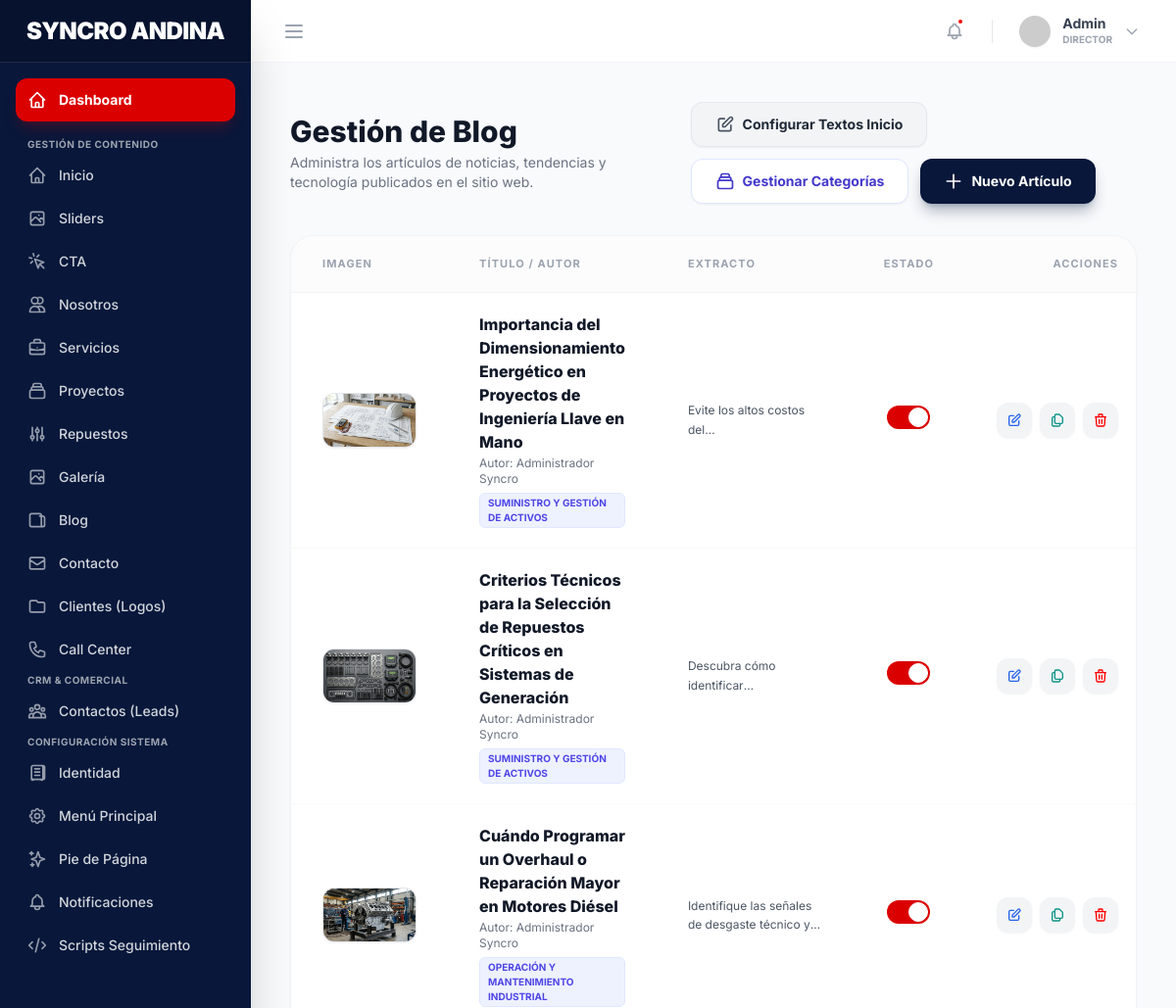
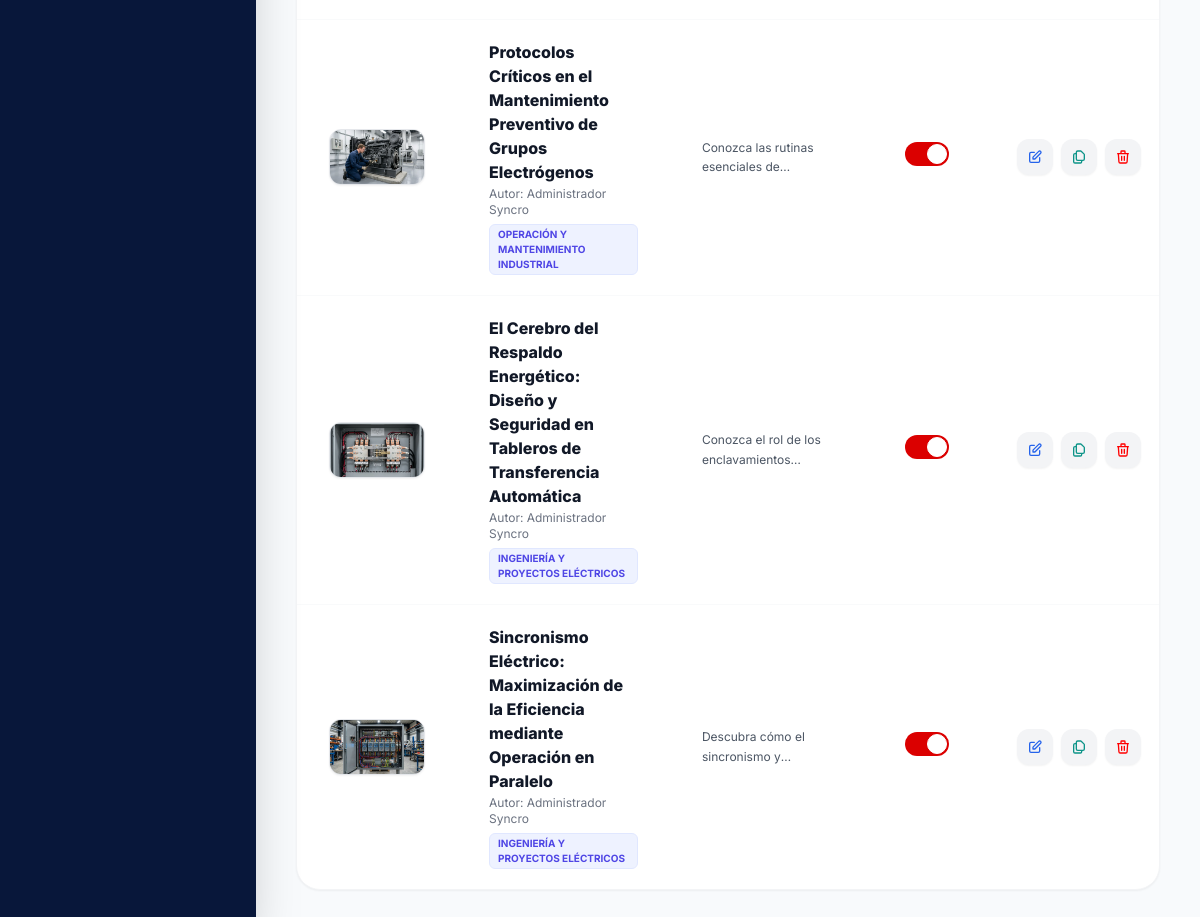
Screenshot of /admin/blog (signed in) with the database file from the repository (2 pictures, top to bottom).
### tables this page shows
CREATE TABLE `blog_posts` (
  `id` int NOT NULL AUTO_INCREMENT,
  `author_id` int DEFAULT NULL,
  `category_id` int DEFAULT NULL,
  `title` varchar(255) NOT NULL,
  `slug` varchar(255) NOT NULL,
  `excerpt` text,
  `content` longtext,
  `image` varchar(255) DEFAULT NULL,
  `image_alt` varchar(255) DEFAULT NULL,
  `cta_tagline` varchar(255) DEFAULT NULL,
  `cta_title` varchar(255) DEFAULT NULL,
  `cta_description` text,
  `cta_btn_text` varchar(255) DEFAULT NULL,
  `status` enum('draft','published') DEFAULT 'draft',
  `published_at` timestamp NULL DEFAULT NULL,
  `created_at` timestamp NULL DEFAULT CURRENT_TIMESTAMP,
  `updated_at` timestamp NULL DEFAULT CURRENT_TIMESTAMP ON UPDATE CURRENT_TIMESTAMP,
  `deleted_at` timestamp NULL DEFAULT NULL,
  PRIMARY KEY (`id`),
  UNIQUE KEY `slug` (`slug`),
  KEY `author_id` (`author_id`),
  KEY `fk_blog_post_category` (`category_id`),
  CONSTRAINT `blog_posts_ibfk_1` FOREIGN KEY (`author_id`) REFERENCES `users` (`id`) ON DELETE SET NULL,
  CONSTRAINT `fk_blog_post_category` FOREIGN KEY (`category_id`) REFERENCES `blog_categories` (`id`) ON DELETE SET NULL
);

CREATE TABLE `users` (
  `id` int NOT NULL AUTO_INCREMENT,
  `name` varchar(255) NOT NULL,
  `email` varchar(255) NOT NULL,
  `password` varchar(255) NOT NULL,
  `role` enum('admin','editor') DEFAULT 'admin',
  `created_at` timestamp NULL DEFAULT CURRENT_TIMESTAMP,
  `updated_at` timestamp NULL DEFAULT CURRENT_TIMESTAMP ON UPDATE CURRENT_TIMESTAMP,
  `deleted_at` timestamp NULL DEFAULT NULL,
  PRIMARY KEY (`id`),
  UNIQUE KEY `email` (`email`)
);

CREATE TABLE `blog_categories` (
  `id` int NOT NULL AUTO_INCREMENT,
  `name` varchar(100) NOT NULL,
  `slug` varchar(100) NOT NULL,
  `created_at` timestamp NULL DEFAULT CURRENT_TIMESTAMP,
  PRIMARY KEY (`id`),
  UNIQUE KEY `slug` (`slug`)
);

### app/Controllers/AdminController.php (called while the page is built, shortened)
<?php
class AdminController extends Controller {
    protected function adminView($name, $data = []) {
        extract($data);
        require __DIR__ . '/../views/admin/layout/header.php';
        require __DIR__ . '/../views/admin/layout/sidebar.php';
        require __DIR__ . '/../views/admin/layout/topbar.php';
        require __DIR__ . "/../views/admin/{$name}.php";
        require __DIR__ . '/../views/admin/layout/footer.php';
    }
    public function blog() {
        $postModel = new \App\Models\BlogPost();
        $settingModel = new \App\Models\Setting();
        $categoryModel = new \App\Models\BlogCategory();
        $posts = $postModel->getAllActive();
        $settings = $settingModel->getAll();
        $categories = $categoryModel->getAll();
        return $this->adminView('blog/index', [
            'title' => 'Gestión de Blog',
            'posts' => $posts,
            'settings' => $settings,
            'categories' => $categories
        ]);
    }
}

### core/Router.php (called while the page is built, shortened)
<?php
class Router {
    protected $routes = [
        'GET' => [],
        'POST' => []
    ];
    public function get($uri, $controller) {
        $this->routes['GET'][$uri] = $controller;
    }
    public function post($uri, $controller) {
        $this->routes['POST'][$uri] = $controller;
    }
    public function direct($uri, $requestType) {
        if (array_key_exists($uri, $this->routes[$requestType])) {
            return $this->callAction(
                ...explode('@', $this->routes[$requestType][$uri])
            );
        }
        throw new \Exception('No se definió ninguna ruta para esta URI.');
    }
    protected function callAction($controller, $action, ...$parameters) {
        $controller = new $controller;
        return $controller->$action(...$parameters);
    }
}

### public/index.php (called while the page is built, shortened)
<?php
require __DIR__ . '/../app/helpers.php';
$router = new Router();
$requestUri = parse_url($_SERVER['REQUEST_URI'], PHP_URL_PATH);
$scriptName = dirname($_SERVER['SCRIPT_NAME']);
$uri = $requestUri;
if ($scriptName !== '/' && $scriptName !== '\\') {
    $scriptName = str_replace('\\', '/', $scriptName);
    if (strpos($uri, $scriptName) === 0) {
        $uri = substr($uri, strlen($scriptName));
    }
}
$uri = trim($uri, '/');
$method = $_SERVER['REQUEST_METHOD'];
try {
    $router->direct($uri, $method);
} catch (Exception $e) {
    error_log("EXCEPCION CAPTURADA: " . $e->getMessage() . " en " . $e->getFile() . ":" . $e->getLine() . "\n" . $e->getTraceAsString());
    $controller = new \App\Controllers\PageController();
    $controller->error404("La página o dirección web solicitada no existe.");
}

### config/database.php (called while the page is built)
<?php
return [
    'host' => '127.0.0.1',
    'dbname' => 'syncroandina_db',
    'username' => 'root',
    'password' => 'root',
    'charset' => 'utf8mb4',
    'options' => [
        PDO::ATTR_ERRMODE => PDO::ERRMODE_EXCEPTION,
        PDO::ATTR_DEFAULT_FETCH_MODE => PDO::FETCH_ASSOC,
        PDO::ATTR_EMULATE_PREPARES => false,
    ]
];

### core/Model.php (called while the page is built, shortened)
<?php
class Model {
    public function __construct() {
        $config = require __DIR__ . '/../config/database.php';
        try {
            $this->db = new PDO(
                "mysql:host={$config['host']};dbname={$config['dbname']};charset={$config['charset']}",
                $config['username'],
                $config['password'],
                $config['options']
            );
        } catch (PDOException $e) {
            die("Error de conexión a la base de datos: " . $e->getMessage());
        }
    }
}

### app/Models/BlogPost.php (called while the page is built, shortened)
<?php
class BlogPost extends Model {
    protected $table = 'blog_posts';
    public function getAllActive() {
        $sql = "SELECT p.*, u.name as author_name, c.name as category_name
                FROM {$this->table} p
                LEFT JOIN users u ON p.author_id = u.id
                LEFT JOIN blog_categories c ON p.category_id = c.id
                WHERE p.deleted_at IS NULL
                ORDER BY p.created_at DESC";
        $stmt = $this->db->query($sql);
        return $stmt->fetchAll(PDO::FETCH_ASSOC);
    }
}

### app/helpers.php (called while the page is built, shortened)
<?php
function asset($path) {
    $base = dirname($_SERVER['SCRIPT_NAME']);
    $base = ($base === '/' || $base === '\\') ? '' : $base;
    $base = str_replace('\\', '/', $base);
    $path = '/' . ltrim($path, '/');
    return $base . $path;
}
function url($path = '') {
    $base = dirname($_SERVER['SCRIPT_NAME']);
    $base = ($base === '/' || $base === '\\') ? '' : $base;
    $base = str_replace('\\', '/', $base);
    $path = '/' . ltrim($path, '/');
    return $base . $path;
}

### app/views/admin/blog/index.php (the view, shortened to what this page needs)
<link href="https://cdn.quilljs.com/1.3.6/quill.snow.css" rel="stylesheet">
<div class="mb-8 flex flex-col sm:flex-row justify-between items-center gap-4">
    <div>
        <h1 class="text-3xl font-extrabold text-gray-900">Gestión de Blog</h1>
        <p class="text-gray-500 text-sm mt-1">Administra los artículos de noticias, tendencias y tecnología publicados en el sitio web.</p>
    </div>
    <div class="flex flex-wrap gap-3">
        <button onclick="openSettingsModal()" class="bg-gray-100 hover:bg-gray-200 text-gray-800 px-6 py-3 rounded-xl text-sm font-bold transition-colors flex items-center gap-2 border border-gray-200 shadow-sm">
            <svg class="w-5 h-5 text-gray-600" fill="none" stroke="currentColor" viewBox="0 0 24 24"><path stroke-linecap="round" stroke-linejoin="round" stroke-width="2" d="M11 5H6a2 2 0 00-2 2v11a2 2 0 002 2h11a2 2 0 002-2v-5m-1.414-9.414a2 2 0 112.828 2.828L11.828 15H9v-2.828l8.586-8.586z"></path></svg>
            Configurar Textos Inicio
        </button>
        <button onclick="openCategoriesModal()" class="bg-white border border-indigo-100 text-indigo-700 hover:bg-indigo-50 px-6 py-3 rounded-xl text-sm font-bold transition-all flex items-center gap-2 shadow-sm">
            <svg class="w-5 h-5" fill="none" stroke="currentColor" viewBox="0 0 24 24"><path stroke-linecap="round" stroke-linejoin="round" stroke-width="2" d="M19 11H5m14 0a2 2 0 012 2v6a2 2 0 01-2 2H5a2 2 0 01-2-2v-6a2 2 0 012-2m14 0V9a2 2 0 00-2-2M5 11V9a2 2 0 012-2m0 0V5a2 2 0 012-2h6a2 2 0 012 2v2M7 7h10"></path></svg>
            Gestionar Categorías
        </button>
        <button onclick="openPostModal()" class="bg-primary hover:bg-secondary text-white px-6 py-3 rounded-xl text-sm font-bold transition-colors flex items-center gap-2 shadow-lg shadow-primary/30">
            <svg class="w-5 h-5" fill="none" stroke="currentColor" viewBox="0 0 24 24"><path stroke-linecap="round" stroke-linejoin="round" stroke-width="2" d="M12 4v16m8-8H4"></path></svg>
            Nuevo Artículo
        </button>
    </div>
</div>
<div class="bg-white rounded-3xl shadow-sm border border-gray-100 overflow-hidden">
    <div class="overflow-x-auto">
        <table class="w-full text-left border-collapse">
            <thead>
                <tr class="bg-gray-50/50 text-gray-400 text-[11px] font-bold uppercase tracking-widest border-b border-gray-100">
                    <th class="px-8 py-5">Imagen</th>
                    <th class="px-8 py-5">Título / Autor</th>
                    <th class="px-8 py-5">Extracto</th>
                    <th class="px-8 py-5 text-center">Estado</th>
                    <th class="px-8 py-5 text-right">Acciones</th>
                </tr>
            </thead>
            <tbody class="divide-y divide-gray-50">
                <?php if(!empty($posts)): ?>
                    <?php foreach($posts as $post): ?>
                        <tr class="hover:bg-blue-50/30 transition-colors group">
                            <td class="px-8 py-5">
                                <div class="w-24 h-14 rounded-xl bg-gray-100 overflow-hidden shadow-sm border border-gray-200">
                                    <?php if(!empty($post['image'])): ?>
                                        <img src="<?= asset($post['image']) ?>" class="w-full h-full object-cover">
                                    <?php endif; ?>
                                </div>
                            </td>
                            <td class="px-8 py-5">
                                <span class="block font-extrabold text-gray-900 group-hover:text-secondary transition-colors"><?= htmlspecialchars($post['title']) ?></span>
                                <span class="block text-xs text-gray-500 mt-0.5">Autor: <?= htmlspecialchars($post['author_name'] ?? 'Administrador') ?></span>
                                <?php if(!empty($post['category_name'])): ?>
                                    <span class="inline-flex items-center px-2 py-0.5 mt-1.5 rounded-md text-[10px] font-bold bg-indigo-50 text-indigo-600 border border-indigo-100 uppercase">
                                        <?= htmlspecialchars($post['category_name']) ?>
                                    </span>
                                <?php endif; ?>
                            </td>
                            <td class="px-8 py-5">
                                <span class="text-xs text-gray-600 line-clamp-2 max-w-xs leading-relaxed"><?= htmlspecialchars($post['excerpt']) ?></span>
                            </td>
                            <td class="px-8 py-5 text-center">
                                <label class="relative inline-flex items-center cursor-pointer">
                                    <div class="w-11 h-6 bg-gray-200 peer-focus:outline-none peer-focus:ring-4 peer-focus:ring-secondary/20 rounded-full peer peer-checked:after:translate-x-full peer-checked:after:border-white after:content-[''] after:absolute after:top-[2px] after:left-[2px] after:bg-white after:border-gray-300 after:border after:rounded-full after:h-5 after:w-5 after:transition-all peer-checked:bg-secondary"></div>
                                </label>
                            </td>
                            <td class="px-8 py-5 text-right">
                                <div class="flex justify-end gap-2">
                                    <button onclick="editPost(<?= htmlspecialchars(json_encode($post)) ?>)" class="w-9 h-9 rounded-xl bg-gray-100 text-blue-600 hover:bg-blue-600 hover:text-white flex items-center justify-center transition-all shadow-sm" title="Editar">
                                        <svg class="w-4 h-4" fill="none" stroke="currentColor" viewBox="0 0 24 24"><path stroke-linecap="round" stroke-linejoin="round" stroke-width="2" d="M11 5H6a2 2 0 00-2 2v11a2 2 0 002 2h11a2 2 0 002-2v-5m-1.414-9.414a2 2 0 112.828 2.828L11.828 15H9v-2.828l8.586-8.586z"></path></svg>
                                    </button>
                                    <form action="<?= url('admin/blog/duplicate') ?>" method="POST" class="inline-block">
                                        <button type="submit" class="w-9 h-9 rounded-xl bg-gray-100 text-teal-600 hover:bg-teal-600 hover:text-white flex items-center justify-center transition-all shadow-sm" title="Duplicar">
                                        </button>
                                    </form>
                                    <form action="<?= url('admin/blog/delete') ?>" method="POST" onsubmit="return confirm('¿Seguro que deseas eliminar este artículo? Se archivará de forma segura.');" class="inline-block">
                                        <button type="submit" class="w-9 h-9 rounded-xl bg-gray-100 text-red-600 hover:bg-red-600 hover:text-white flex items-center justify-center transition-all shadow-sm" title="Eliminar">
                                            <svg class="w-4 h-4" fill="none" stroke="currentColor" viewBox="0 0 24 24"><path stroke-linecap="round" stroke-linejoin="round" stroke-width="2" d="M19 7l-.867 12.142A2 2 0 0116.138 21H7.862a2 2 0 01-1.995-1.858L5 7m5 4v6m4-6v6m1-10V4a1 1 0 00-1-1h-4a1 1 0 00-1 1v3M4 7h16"></path></svg>
                                        </button>
                                    </form>
                                </div>
                            </td>
                        </tr>
                    <?php endforeach; ?>
                <?php else: ?>
                    <tr>
                        <td colspan="5" class="px-8 py-20 text-center text-gray-400 italic bg-gray-50/30">No se encontraron artículos creados. ¡Crea el primero!</td>
                    </tr>
                <?php endif; ?>
            </tbody>
        </table>
    </div>
</div>

### rows the page displays
blog_posts: image (picture), title "Importancia del Dimensionamiento Energético en Proyectos de Ingeniería Llave en Mano", author.name "Administrador Syncro", category.name "SUMINISTRO Y GESTIÓN DE ACTIVOS", excerpt "Evite los altos costos…"
blog_posts: image (picture), title "Criterios Técnicos para la Selección de Repuestos Críticos en Sistemas de Generación", author.name "Administrador Syncro", category.name "SUMINISTRO Y GESTIÓN DE ACTIVOS", excerpt "Descubra cómo…"
blog_posts: image (picture), title "Cuándo Programar un Overhaul o Reparación Mayor en Motores Diésel", author.name "Administrador Syncro", category.name "OPERACIÓN Y MANTENIMIENTO INDUSTRIAL", excerpt "Identifique las señales de desgaste técnico…"
blog_posts: image (picture), title "Protocolos Críticos en el Mantenimiento Preventivo de Grupos Electrógenos", author.name "Administrador Syncro", category.name "OPERACIÓN Y MANTENIMIENTO INDUSTRIAL", excerpt "Conozca las rutinas esenciales…"
blog_posts: image (picture), title "El Cerebro del Respaldo Energético: Diseño y Seguridad en Tableros de Transferencia Automática", author.name "Administrador Syncro", category.name "INGENIERÍA Y PROYECTOS ELÉCTRICOS", excerpt "Conozca el rol de los…"
blog_posts: image (picture), title "Sincronismo Eléctrico: Maximización de la Eficiencia mediante Operación en Paralelo", author.name "Administrador Syncro", category.name "INGENIERÍA Y PROYECTOS ELÉCTRICOS", excerpt "Descubra cómo el sincronismo…"
